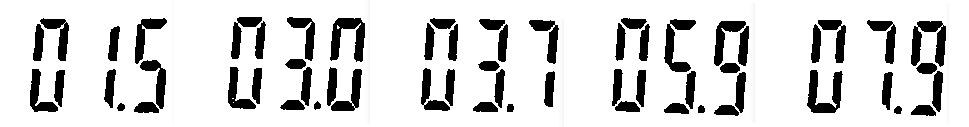
#> input picture digito1.png, 969 x 127 px
$ python Atividade5.py ../digito1.png
#> lines starting #> are read from the running program, lines starting #| are printed output that depends on the picture
import cv2
import numpy as np
import sys

def main(image_path):
    # Carregar imagem em escala de cinza e verificar
#> called with image_path = '../digito1.png'
    image = cv2.imread(image_path, cv2.IMREAD_GRAYSCALE)
#> image is the input picture: shape (127, 969); min 0, max 255, mean 214.1
    if image is None:
        print("A imagem não foi carregada corretamente.")
        return

    # Dimensões da imagem
    height, width = image.shape
#> height = 127; width = 969
    print(f"{width}x{height}")
#| 969x127

    # Usar uma imagem de 16 bits para rotulação
    labeled_image = np.zeros((height, width), dtype=np.uint16)
    nobjects = 0  # Contador de objetos

    # Rotulação dos objetos
    for i in range(height):
        for j in range(width):
            if image[i, j] == 255 and labeled_image[i, j] == 0:  # Encontrou um objeto
                nobjects += 1
                # Rótulo para o objeto atual
                mask = np.zeros((height + 2, width + 2), dtype=np.uint8)  # Máscara para floodFill
                cv2.floodFill(image, mask, (j, i), nobjects, flags=8 | (255 << 8))
                labeled_image[image == nobjects] = nobjects  # Atribuir o rótulo ao objeto
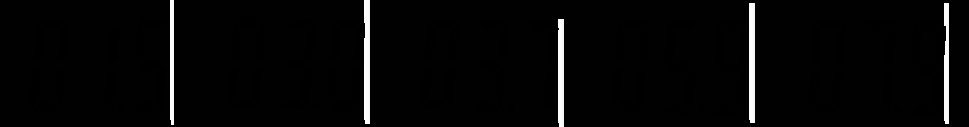
#> image: shape (127, 969); min 0, max 254, mean 7.2
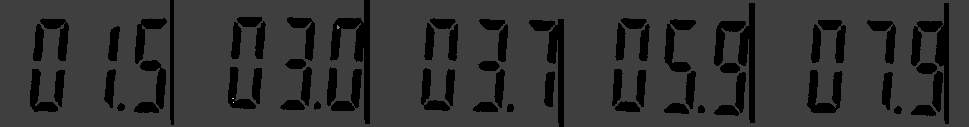
#> labeled_image: shape (127, 969) uint16; min 0, max 4, mean 0.815; drawn with min black and max white
#> after the loop, nobjects = 4

    print(f"A figura tem {nobjects} objetos.")
#| A figura tem 4 objetos.

    # Exibir e salvar imagem rotulada
    cv2.imshow("Imagem Rotulada", labeled_image)
    cv2.imwrite("labeling.png", labeled_image)
    cv2.waitKey(0)
    cv2.destroyAllWindows()

# Receber o caminho da imagem como argumento de linha de comando
if __name__ == "__main__":
    if len(sys.argv) < 2:
        print("Uso: python labeling.py <caminho_da_imagem>")
    else:
        main(sys.argv[1])
